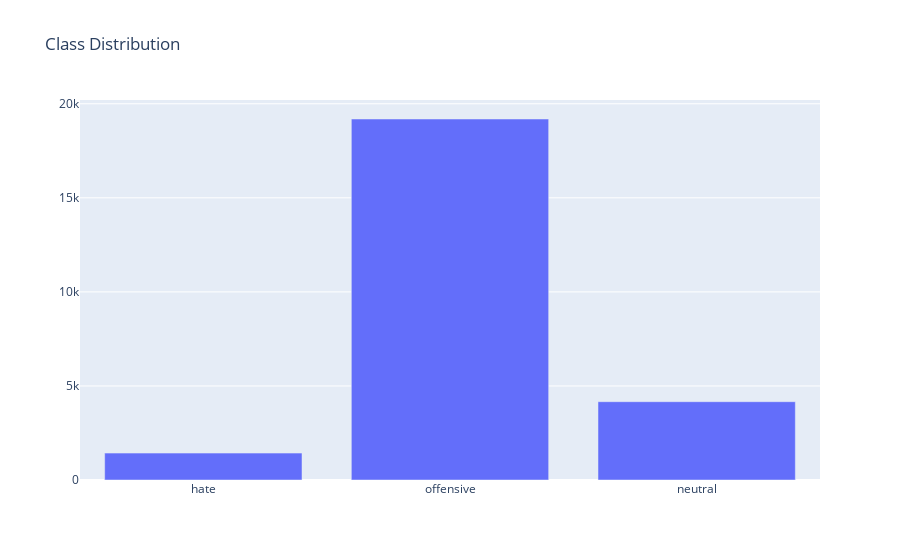

Notebook cell for this chart:
### Markdown cell above
# <a id='3'>Data Understanding:</a>
<a href='#0'>Back to top</a>

### Code cell
# display class distribution
hate = len(df[df['target'] == 0])
off = len(df[df['target'] == 1])
neu = len(df[df['target'] == 2])
dist = [
    graph_objs.Bar(
        x=["hate", "offensive", "neutral"],
        y=[hate, off, neu],
)]
plotly.offline.iplot({"data":dist, "layout":graph_objs.Layout(title="Class Distribution")})

### Figure 1 — Plotly figure (JSON) as saved in the notebook; plotly's stock layout.template omitted (floating-point values rounded to 4 significant figures)
{"data": [{"type": "bar", "x": ["hate", "offensive", "neutral"], "y": [1430, 19190, 4163]}], "layout": {"title": {"text": "Class Distribution"}}}
